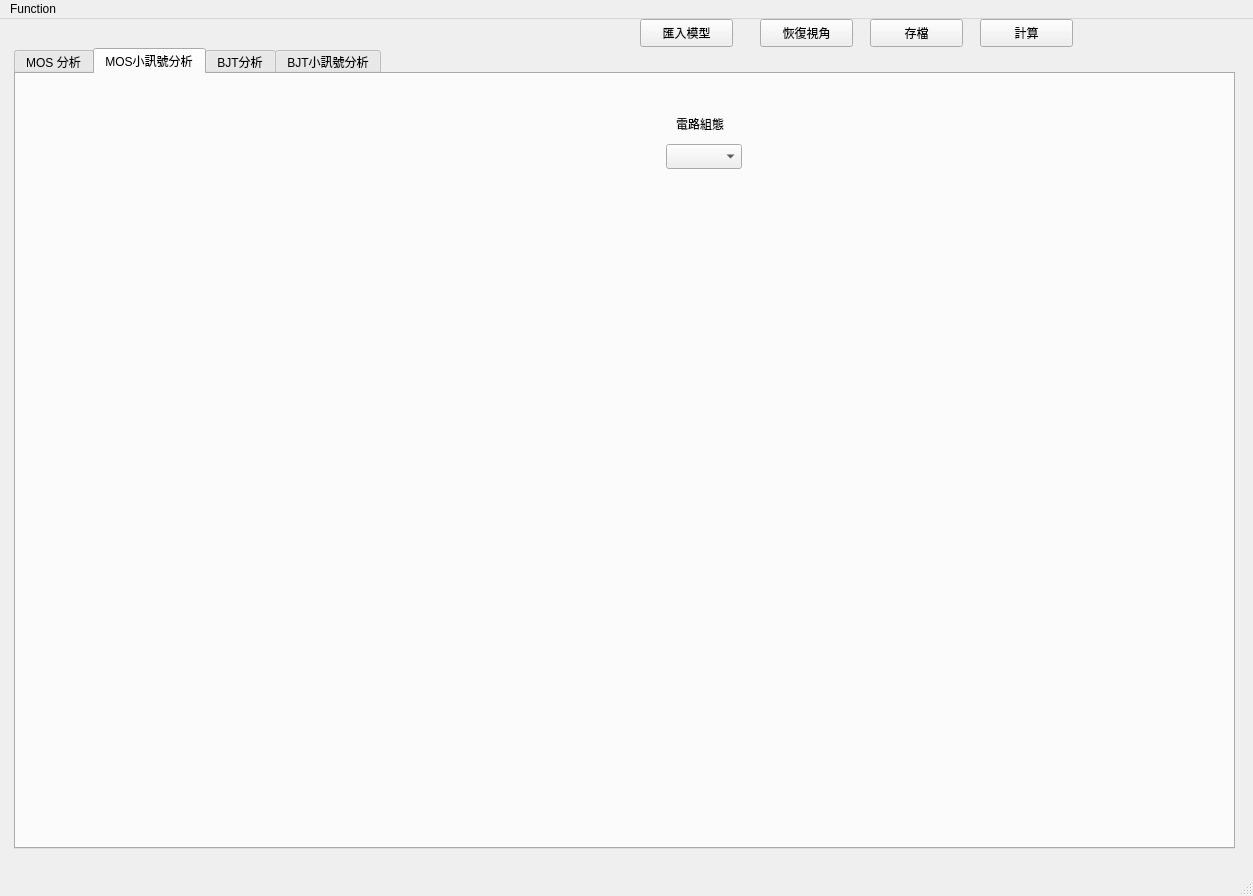
<?xml version="1.0" encoding="UTF-8"?>
<ui version="4.0">
 <class>MOSandBJT</class>
 <widget class="QMainWindow" name="MOSandBJT">
  <property name="geometry">
   <rect>
    <x>0</x>
    <y>0</y>
    <width>1253</width>
    <height>896</height>
   </rect>
  </property>
  <property name="windowTitle">
   <string>MOSandBJT</string>
  </property>
  <widget class="QWidget" name="centralwidget">
   <widget class="QTabWidget" name="tabWidget">
    <property name="enabled">
     <bool>true</bool>
    </property>
    <property name="geometry">
     <rect>
      <x>14</x>
      <y>29</y>
      <width>1221</width>
      <height>801</height>
     </rect>
    </property>
    <property name="currentIndex">
     <number>1</number>
    </property>
    <widget class="QWidget" name="tab">
     <attribute name="title">
      <string>MOS 分析</string>
     </attribute>
     <widget class="QFrame" name="Vth_frame">
      <property name="geometry">
       <rect>
        <x>0</x>
        <y>0</y>
        <width>211</width>
        <height>81</height>
       </rect>
      </property>
      <property name="frameShape">
       <enum>QFrame::Shape::StyledPanel</enum>
      </property>
      <property name="frameShadow">
       <enum>QFrame::Shadow::Raised</enum>
      </property>
      <widget class="QLabel" name="label_3">
       <property name="geometry">
        <rect>
         <x>10</x>
         <y>10</y>
         <width>61</width>
         <height>25</height>
        </rect>
       </property>
       <property name="text">
        <string>Vth:</string>
       </property>
      </widget>
      <widget class="QLineEdit" name="Vth_lineEdit">
       <property name="geometry">
        <rect>
         <x>80</x>
         <y>10</y>
         <width>90</width>
         <height>25</height>
        </rect>
       </property>
      </widget>
      <widget class="QLabel" name="label_4">
       <property name="geometry">
        <rect>
         <x>190</x>
         <y>10</y>
         <width>16</width>
         <height>25</height>
        </rect>
       </property>
       <property name="text">
        <string>V</string>
       </property>
      </widget>
      <widget class="QLabel" name="label_6">
       <property name="geometry">
        <rect>
         <x>10</x>
         <y>50</y>
         <width>61</width>
         <height>20</height>
        </rect>
       </property>
       <property name="text">
        <string>VGS(th) </string>
       </property>
      </widget>
      <widget class="QLabel" name="label_5">
       <property name="geometry">
        <rect>
         <x>100</x>
         <y>50</y>
         <width>64</width>
         <height>25</height>
        </rect>
       </property>
       <property name="text">
        <string>閾值電壓 </string>
       </property>
      </widget>
     </widget>
     <widget class="QFrame" name="Rds_frame">
      <property name="geometry">
       <rect>
        <x>0</x>
        <y>80</y>
        <width>211</width>
        <height>101</height>
       </rect>
      </property>
      <property name="frameShape">
       <enum>QFrame::Shape::StyledPanel</enum>
      </property>
      <property name="frameShadow">
       <enum>QFrame::Shadow::Raised</enum>
      </property>
      <widget class="QLabel" name="label_7">
       <property name="geometry">
        <rect>
         <x>10</x>
         <y>10</y>
         <width>61</width>
         <height>25</height>
        </rect>
       </property>
       <property name="text">
        <string>Rds(on)</string>
       </property>
      </widget>
      <widget class="QLineEdit" name="Rds_lineEdit">
       <property name="geometry">
        <rect>
         <x>80</x>
         <y>10</y>
         <width>90</width>
         <height>25</height>
        </rect>
       </property>
      </widget>
      <widget class="QLabel" name="label_9">
       <property name="geometry">
        <rect>
         <x>180</x>
         <y>10</y>
         <width>31</width>
         <height>25</height>
        </rect>
       </property>
       <property name="text">
        <string>Ω</string>
       </property>
      </widget>
      <widget class="QLabel" name="label_8">
       <property name="geometry">
        <rect>
         <x>50</x>
         <y>40</y>
         <width>151</width>
         <height>21</height>
        </rect>
       </property>
       <property name="text">
        <string>導通電阻(@Vds=10V)</string>
       </property>
      </widget>
      <widget class="QLabel" name="label_12">
       <property name="geometry">
        <rect>
         <x>40</x>
         <y>60</y>
         <width>151</width>
         <height>31</height>
        </rect>
       </property>
       <property name="text">
        <string>(Drain−to−Source On Resistance)</string>
       </property>
       <property name="alignment">
        <set>Qt::AlignmentFlag::AlignCenter</set>
       </property>
       <property name="wordWrap">
        <bool>true</bool>
       </property>
      </widget>
     </widget>
     <widget class="QFrame" name="Gfs_frame">
      <property name="geometry">
       <rect>
        <x>0</x>
        <y>180</y>
        <width>211</width>
        <height>91</height>
       </rect>
      </property>
      <property name="frameShape">
       <enum>QFrame::Shape::StyledPanel</enum>
      </property>
      <property name="frameShadow">
       <enum>QFrame::Shadow::Raised</enum>
      </property>
      <widget class="QLabel" name="label_10">
       <property name="geometry">
        <rect>
         <x>20</x>
         <y>10</y>
         <width>51</width>
         <height>25</height>
        </rect>
       </property>
       <property name="text">
        <string>gfs</string>
       </property>
      </widget>
      <widget class="QLineEdit" name="gfs_lineEdit">
       <property name="geometry">
        <rect>
         <x>80</x>
         <y>10</y>
         <width>90</width>
         <height>25</height>
        </rect>
       </property>
      </widget>
      <widget class="QLabel" name="label_13">
       <property name="geometry">
        <rect>
         <x>180</x>
         <y>10</y>
         <width>31</width>
         <height>21</height>
        </rect>
       </property>
       <property name="text">
        <string>mS</string>
       </property>
      </widget>
      <widget class="QLabel" name="label_11">
       <property name="geometry">
        <rect>
         <x>50</x>
         <y>40</y>
         <width>141</width>
         <height>41</height>
        </rect>
       </property>
       <property name="text">
        <string>順向轉導 ( Forward Transconductance)</string>
       </property>
       <property name="alignment">
        <set>Qt::AlignmentFlag::AlignCenter</set>
       </property>
       <property name="wordWrap">
        <bool>true</bool>
       </property>
      </widget>
     </widget>
     <widget class="QFrame" name="Id_frame">
      <property name="geometry">
       <rect>
        <x>0</x>
        <y>280</y>
        <width>211</width>
        <height>101</height>
       </rect>
      </property>
      <property name="frameShape">
       <enum>QFrame::Shape::StyledPanel</enum>
      </property>
      <property name="frameShadow">
       <enum>QFrame::Shadow::Raised</enum>
      </property>
      <widget class="QLabel" name="label_14">
       <property name="geometry">
        <rect>
         <x>20</x>
         <y>10</y>
         <width>51</width>
         <height>25</height>
        </rect>
       </property>
       <property name="text">
        <string>Id</string>
       </property>
      </widget>
      <widget class="QLineEdit" name="Id_lineEdit">
       <property name="geometry">
        <rect>
         <x>80</x>
         <y>10</y>
         <width>90</width>
         <height>25</height>
        </rect>
       </property>
      </widget>
      <widget class="QLabel" name="label_15">
       <property name="geometry">
        <rect>
         <x>180</x>
         <y>10</y>
         <width>31</width>
         <height>21</height>
        </rect>
       </property>
       <property name="text">
        <string>A</string>
       </property>
      </widget>
      <widget class="QLabel" name="label_16">
       <property name="geometry">
        <rect>
         <x>30</x>
         <y>40</y>
         <width>131</width>
         <height>25</height>
        </rect>
       </property>
       <property name="text">
        <string>最大汲極電流</string>
       </property>
       <property name="alignment">
        <set>Qt::AlignmentFlag::AlignCenter</set>
       </property>
       <property name="wordWrap">
        <bool>true</bool>
       </property>
      </widget>
     </widget>
     <widget class="QFrame" name="Vd_frame">
      <property name="geometry">
       <rect>
        <x>0</x>
        <y>380</y>
        <width>211</width>
        <height>111</height>
       </rect>
      </property>
      <property name="frameShape">
       <enum>QFrame::Shape::StyledPanel</enum>
      </property>
      <property name="frameShadow">
       <enum>QFrame::Shadow::Raised</enum>
      </property>
      <widget class="QLabel" name="label_17">
       <property name="geometry">
        <rect>
         <x>20</x>
         <y>10</y>
         <width>51</width>
         <height>25</height>
        </rect>
       </property>
       <property name="text">
        <string>Vdss</string>
       </property>
      </widget>
      <widget class="QLineEdit" name="Vdss_lineEdit">
       <property name="geometry">
        <rect>
         <x>80</x>
         <y>10</y>
         <width>90</width>
         <height>25</height>
        </rect>
       </property>
      </widget>
      <widget class="QLabel" name="label_18">
       <property name="geometry">
        <rect>
         <x>190</x>
         <y>10</y>
         <width>25</width>
         <height>21</height>
        </rect>
       </property>
       <property name="text">
        <string>V</string>
       </property>
      </widget>
      <widget class="QLabel" name="label_19">
       <property name="geometry">
        <rect>
         <x>40</x>
         <y>40</y>
         <width>111</width>
         <height>25</height>
        </rect>
       </property>
       <property name="text">
        <string>最大汲源極電壓</string>
       </property>
       <property name="alignment">
        <set>Qt::AlignmentFlag::AlignCenter</set>
       </property>
       <property name="wordWrap">
        <bool>true</bool>
       </property>
      </widget>
      <widget class="QLabel" name="label_38">
       <property name="geometry">
        <rect>
         <x>10</x>
         <y>70</y>
         <width>181</width>
         <height>31</height>
        </rect>
       </property>
       <property name="text">
        <string>Drain-to-Source Breakdown Voltage</string>
       </property>
       <property name="alignment">
        <set>Qt::AlignmentFlag::AlignCenter</set>
       </property>
       <property name="wordWrap">
        <bool>true</bool>
       </property>
      </widget>
     </widget>
     <widget class="QFrame" name="Ciss_frame">
      <property name="geometry">
       <rect>
        <x>0</x>
        <y>500</y>
        <width>211</width>
        <height>71</height>
       </rect>
      </property>
      <property name="frameShape">
       <enum>QFrame::Shape::StyledPanel</enum>
      </property>
      <property name="frameShadow">
       <enum>QFrame::Shadow::Raised</enum>
      </property>
      <widget class="QLabel" name="label_20">
       <property name="geometry">
        <rect>
         <x>20</x>
         <y>10</y>
         <width>51</width>
         <height>25</height>
        </rect>
       </property>
       <property name="text">
        <string>Ciss</string>
       </property>
      </widget>
      <widget class="QLineEdit" name="Ciss_lineEdit">
       <property name="geometry">
        <rect>
         <x>80</x>
         <y>10</y>
         <width>90</width>
         <height>25</height>
        </rect>
       </property>
      </widget>
      <widget class="QLabel" name="label_21">
       <property name="geometry">
        <rect>
         <x>190</x>
         <y>10</y>
         <width>25</width>
         <height>21</height>
        </rect>
       </property>
       <property name="text">
        <string>pF</string>
       </property>
      </widget>
      <widget class="QLabel" name="label_22">
       <property name="geometry">
        <rect>
         <x>80</x>
         <y>40</y>
         <width>81</width>
         <height>25</height>
        </rect>
       </property>
       <property name="text">
        <string>輸入電容</string>
       </property>
       <property name="alignment">
        <set>Qt::AlignmentFlag::AlignCenter</set>
       </property>
       <property name="wordWrap">
        <bool>true</bool>
       </property>
      </widget>
     </widget>
     <widget class="QFrame" name="Coss_frame">
      <property name="geometry">
       <rect>
        <x>0</x>
        <y>580</y>
        <width>211</width>
        <height>71</height>
       </rect>
      </property>
      <property name="frameShape">
       <enum>QFrame::Shape::StyledPanel</enum>
      </property>
      <property name="frameShadow">
       <enum>QFrame::Shadow::Raised</enum>
      </property>
      <widget class="QLabel" name="label_23">
       <property name="geometry">
        <rect>
         <x>20</x>
         <y>10</y>
         <width>51</width>
         <height>25</height>
        </rect>
       </property>
       <property name="text">
        <string>Coss</string>
       </property>
      </widget>
      <widget class="QLineEdit" name="Coss_lineEdit">
       <property name="geometry">
        <rect>
         <x>80</x>
         <y>10</y>
         <width>90</width>
         <height>25</height>
        </rect>
       </property>
      </widget>
      <widget class="QLabel" name="label_24">
       <property name="geometry">
        <rect>
         <x>190</x>
         <y>10</y>
         <width>25</width>
         <height>21</height>
        </rect>
       </property>
       <property name="text">
        <string>pF</string>
       </property>
      </widget>
      <widget class="QLabel" name="label_25">
       <property name="geometry">
        <rect>
         <x>80</x>
         <y>40</y>
         <width>81</width>
         <height>25</height>
        </rect>
       </property>
       <property name="text">
        <string>輸出電容</string>
       </property>
       <property name="alignment">
        <set>Qt::AlignmentFlag::AlignCenter</set>
       </property>
       <property name="wordWrap">
        <bool>true</bool>
       </property>
      </widget>
     </widget>
     <widget class="QFrame" name="Crss_frame">
      <property name="geometry">
       <rect>
        <x>0</x>
        <y>660</y>
        <width>211</width>
        <height>71</height>
       </rect>
      </property>
      <property name="frameShape">
       <enum>QFrame::Shape::StyledPanel</enum>
      </property>
      <property name="frameShadow">
       <enum>QFrame::Shadow::Raised</enum>
      </property>
      <widget class="QLabel" name="label_29">
       <property name="geometry">
        <rect>
         <x>20</x>
         <y>10</y>
         <width>51</width>
         <height>25</height>
        </rect>
       </property>
       <property name="text">
        <string>Crss</string>
       </property>
      </widget>
      <widget class="QLineEdit" name="Crss_lineEdit">
       <property name="geometry">
        <rect>
         <x>80</x>
         <y>10</y>
         <width>90</width>
         <height>25</height>
        </rect>
       </property>
      </widget>
      <widget class="QLabel" name="label_30">
       <property name="geometry">
        <rect>
         <x>190</x>
         <y>10</y>
         <width>25</width>
         <height>21</height>
        </rect>
       </property>
       <property name="text">
        <string>pF</string>
       </property>
      </widget>
      <widget class="QLabel" name="label_31">
       <property name="geometry">
        <rect>
         <x>80</x>
         <y>40</y>
         <width>101</width>
         <height>25</height>
        </rect>
       </property>
       <property name="text">
        <string>反向轉移電容</string>
       </property>
       <property name="alignment">
        <set>Qt::AlignmentFlag::AlignCenter</set>
       </property>
       <property name="wordWrap">
        <bool>true</bool>
       </property>
      </widget>
     </widget>
     <widget class="QFrame" name="Kn_frame">
      <property name="geometry">
       <rect>
        <x>220</x>
        <y>0</y>
        <width>221</width>
        <height>81</height>
       </rect>
      </property>
      <property name="frameShape">
       <enum>QFrame::Shape::StyledPanel</enum>
      </property>
      <property name="frameShadow">
       <enum>QFrame::Shadow::Raised</enum>
      </property>
      <widget class="QLabel" name="label_26">
       <property name="geometry">
        <rect>
         <x>10</x>
         <y>10</y>
         <width>61</width>
         <height>25</height>
        </rect>
       </property>
       <property name="text">
        <string>Kn</string>
       </property>
      </widget>
      <widget class="QLineEdit" name="Kn_lineEdit">
       <property name="geometry">
        <rect>
         <x>80</x>
         <y>10</y>
         <width>90</width>
         <height>25</height>
        </rect>
       </property>
      </widget>
      <widget class="QLabel" name="label_27">
       <property name="geometry">
        <rect>
         <x>175</x>
         <y>10</y>
         <width>41</width>
         <height>25</height>
        </rect>
       </property>
       <property name="text">
        <string>A/V2 </string>
       </property>
      </widget>
      <widget class="QLabel" name="label_32">
       <property name="geometry">
        <rect>
         <x>80</x>
         <y>50</y>
         <width>64</width>
         <height>25</height>
        </rect>
       </property>
       <property name="text">
        <string>導電參數</string>
       </property>
      </widget>
     </widget>
     <widget class="QFrame" name="Lmpda_fram">
      <property name="geometry">
       <rect>
        <x>440</x>
        <y>0</y>
        <width>221</width>
        <height>91</height>
       </rect>
      </property>
      <property name="frameShape">
       <enum>QFrame::Shape::StyledPanel</enum>
      </property>
      <property name="frameShadow">
       <enum>QFrame::Shadow::Raised</enum>
      </property>
      <widget class="QLabel" name="label_28">
       <property name="geometry">
        <rect>
         <x>10</x>
         <y>10</y>
         <width>61</width>
         <height>25</height>
        </rect>
       </property>
       <property name="text">
        <string>λ</string>
       </property>
      </widget>
      <widget class="QLineEdit" name="Lmpda_lineEdit">
       <property name="geometry">
        <rect>
         <x>80</x>
         <y>10</y>
         <width>90</width>
         <height>25</height>
        </rect>
       </property>
      </widget>
      <widget class="QLabel" name="label_33">
       <property name="geometry">
        <rect>
         <x>175</x>
         <y>10</y>
         <width>41</width>
         <height>25</height>
        </rect>
       </property>
       <property name="text">
        <string>1/V</string>
       </property>
      </widget>
      <widget class="QLabel" name="label_34">
       <property name="geometry">
        <rect>
         <x>80</x>
         <y>40</y>
         <width>101</width>
         <height>25</height>
        </rect>
       </property>
       <property name="text">
        <string>通道調變係數</string>
       </property>
      </widget>
      <widget class="QLabel" name="label_35">
       <property name="geometry">
        <rect>
         <x>70</x>
         <y>70</y>
         <width>121</width>
         <height>19</height>
        </rect>
       </property>
       <property name="text">
        <string>(典型值 0.01~0.1) </string>
       </property>
      </widget>
     </widget>
     <widget class="QFrame" name="frame">
      <property name="geometry">
       <rect>
        <x>660</x>
        <y>0</y>
        <width>231</width>
        <height>61</height>
       </rect>
      </property>
      <property name="frameShape">
       <enum>QFrame::Shape::StyledPanel</enum>
      </property>
      <property name="frameShadow">
       <enum>QFrame::Shadow::Raised</enum>
      </property>
      <widget class="QLabel" name="label_36">
       <property name="geometry">
        <rect>
         <x>150</x>
         <y>10</y>
         <width>63</width>
         <height>19</height>
        </rect>
       </property>
       <property name="text">
        <string>特性曲線</string>
       </property>
      </widget>
      <widget class="QComboBox" name="OutOrtran_comboBox">
       <property name="geometry">
        <rect>
         <x>10</x>
         <y>10</y>
         <width>120</width>
         <height>21</height>
        </rect>
       </property>
      </widget>
      <widget class="QLabel" name="label_37">
       <property name="geometry">
        <rect>
         <x>10</x>
         <y>40</y>
         <width>81</width>
         <height>19</height>
        </rect>
       </property>
       <property name="text">
        <string>輸出/轉換</string>
       </property>
      </widget>
     </widget>
     <widget class="QFrame" name="frame_2">
      <property name="geometry">
       <rect>
        <x>230</x>
        <y>100</y>
        <width>971</width>
        <height>611</height>
       </rect>
      </property>
      <property name="frameShape">
       <enum>QFrame::Shape::StyledPanel</enum>
      </property>
      <property name="frameShadow">
       <enum>QFrame::Shadow::Raised</enum>
      </property>
      <widget class="PlotCanvas" name="mosPlot_widget" native="true">
       <property name="geometry">
        <rect>
         <x>10</x>
         <y>10</y>
         <width>941</width>
         <height>591</height>
        </rect>
       </property>
       <property name="styleSheet">
        <string notr="true">background-color: white;
border: 1px solid gray;</string>
       </property>
      </widget>
     </widget>
     <widget class="QLabel" name="Work_Point_label">
      <property name="geometry">
       <rect>
        <x>10</x>
        <y>740</y>
        <width>191</width>
        <height>20</height>
       </rect>
      </property>
      <property name="text">
       <string>Workpoint</string>
      </property>
     </widget>
     <widget class="QScrollBar" name="plot_vScrollBar">
      <property name="geometry">
       <rect>
        <x>210</x>
        <y>110</y>
        <width>20</width>
        <height>591</height>
       </rect>
      </property>
      <property name="orientation">
       <enum>Qt::Orientation::Vertical</enum>
      </property>
     </widget>
     <widget class="QScrollBar" name="plot_hScrollBar">
      <property name="geometry">
       <rect>
        <x>240</x>
        <y>710</y>
        <width>941</width>
        <height>20</height>
       </rect>
      </property>
      <property name="orientation">
       <enum>Qt::Orientation::Horizontal</enum>
      </property>
     </widget>
    </widget>
    <widget class="QWidget" name="tab_2">
     <attribute name="title">
      <string>MOS小訊號分析</string>
     </attribute>
     <widget class="QComboBox" name="MOS_Configuration_comboBox">
      <property name="geometry">
       <rect>
        <x>650</x>
        <y>70</y>
        <width>76</width>
        <height>25</height>
       </rect>
      </property>
     </widget>
     <widget class="QLabel" name="label">
      <property name="geometry">
       <rect>
        <x>660</x>
        <y>40</y>
        <width>63</width>
        <height>19</height>
       </rect>
      </property>
      <property name="text">
       <string>電路組態</string>
      </property>
     </widget>
    </widget>
    <widget class="QWidget" name="tab_3">
     <attribute name="title">
      <string>BJT分析</string>
     </attribute>
     <widget class="QLabel" name="label_2">
      <property name="geometry">
       <rect>
        <x>50</x>
        <y>10</y>
        <width>63</width>
        <height>19</height>
       </rect>
      </property>
      <property name="text">
       <string>電路組態</string>
      </property>
     </widget>
     <widget class="QComboBox" name="MOS_Configuration_comboBox_2">
      <property name="geometry">
       <rect>
        <x>40</x>
        <y>40</y>
        <width>76</width>
        <height>25</height>
       </rect>
      </property>
     </widget>
    </widget>
    <widget class="QWidget" name="tab_4">
     <attribute name="title">
      <string>BJT小訊號分析</string>
     </attribute>
    </widget>
   </widget>
   <widget class="QPushButton" name="Input_pushButton">
    <property name="geometry">
     <rect>
      <x>640</x>
      <y>0</y>
      <width>93</width>
      <height>28</height>
     </rect>
    </property>
    <property name="text">
     <string>匯入模型</string>
    </property>
   </widget>
   <widget class="QPushButton" name="Save_pushButton">
    <property name="geometry">
     <rect>
      <x>870</x>
      <y>0</y>
      <width>93</width>
      <height>28</height>
     </rect>
    </property>
    <property name="text">
     <string>存檔</string>
    </property>
   </widget>
   <widget class="QPushButton" name="calculate_pushButton">
    <property name="geometry">
     <rect>
      <x>980</x>
      <y>0</y>
      <width>93</width>
      <height>28</height>
     </rect>
    </property>
    <property name="text">
     <string>計算</string>
    </property>
   </widget>
   <widget class="QPushButton" name="resetView_pushButton">
    <property name="geometry">
     <rect>
      <x>760</x>
      <y>0</y>
      <width>93</width>
      <height>28</height>
     </rect>
    </property>
    <property name="text">
     <string>恢復視角</string>
    </property>
   </widget>
  </widget>
  <widget class="QMenuBar" name="menubar">
   <property name="geometry">
    <rect>
     <x>0</x>
     <y>0</y>
     <width>1253</width>
     <height>21</height>
    </rect>
   </property>
   <widget class="QMenu" name="menuFunction">
    <property name="title">
     <string>Function</string>
    </property>
    <addaction name="actioncall_keyboard"/>
   </widget>
   <addaction name="menuFunction"/>
  </widget>
  <widget class="QStatusBar" name="statusbar"/>
  <action name="actioncall_keyboard">
   <property name="text">
    <string>call keyboard</string>
   </property>
  </action>
 </widget>
 <customwidgets>
  <customwidget>
   <class>PlotCanvas</class>
   <extends>QWidget</extends>
   <header>../ui/plotcanvas.h</header>
   <container>1</container>
  </customwidget>
 </customwidgets>
 <resources/>
 <connections/>
</ui>
